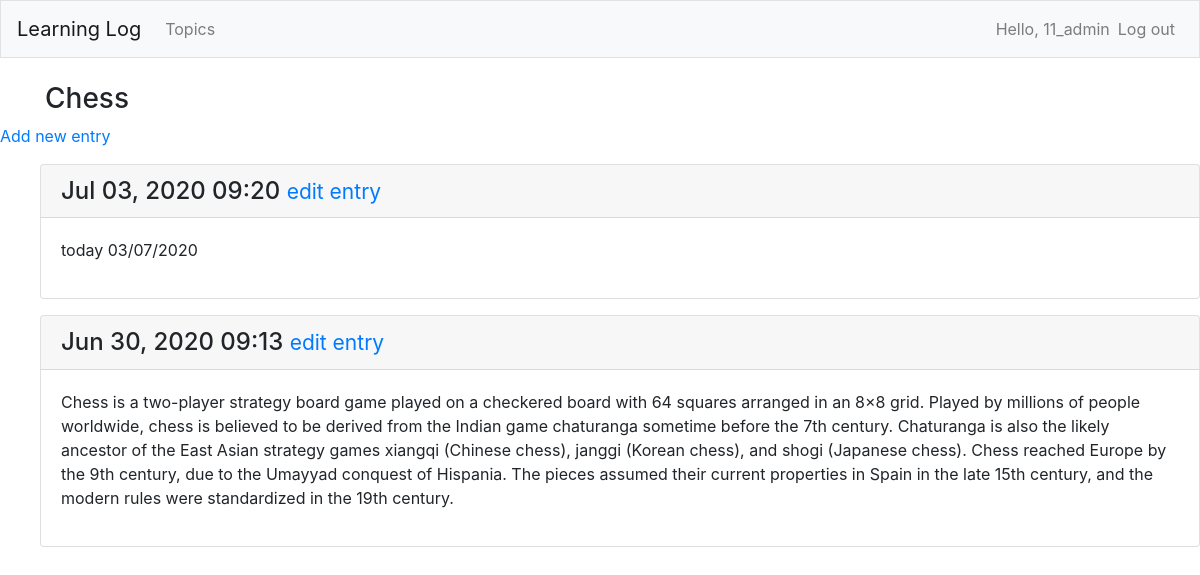
Before: /topics/1/ (signed in) with the older database file.
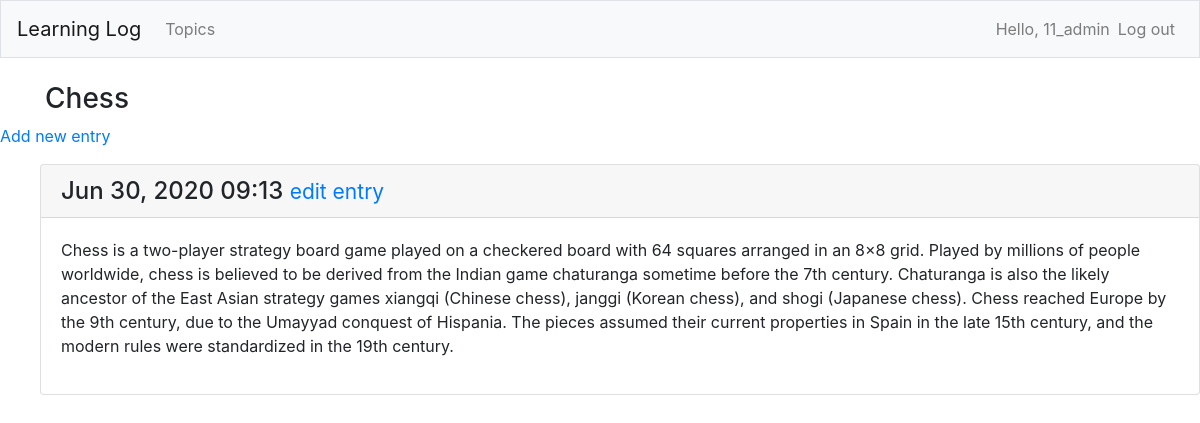
After: the same page with the newer database file.
### learning_logs/models.py (models this page shows, shortened)
class Topic(models.Model):
    text = models.CharField(max_length = 200)
    date_added = models.DateTimeField(auto_now_add=True)
    owner = models.ForeignKey(User, on_delete=models.CASCADE)
    def __str__(self):
        return self.text

class Entry(models.Model):
    topic = models.ForeignKey(Topic, on_delete=models.CASCADE)
    text = models.TextField()
    date_added = models.DateTimeField(auto_now_add=True)
    class Meta:
        verbose_name_plural = 'entries'

### learning_logs/views.py (the view)
# urls.py: path('topics/<int:topic_id>/', views.topic, name='topic'),
@login_required
def topic(request, topic_id):
    topic = Topic.objects.get(id=topic_id)
    if topic.owner != request.user:
        raise Http404
    entries = topic.entry_set.order_by('-date_added')
    context = {'topic':topic, 'entries':entries}
    return render(request, 'learning_logs/topic.html', context)

### learning_logs/templates/learning_logs/topic.html
{% extends 'learning_logs/base.html' %}
{% block page_header %}
  <h3>{{ topic }}</h3>
{% endblock page_header %}
{% block content %}
  <p>
    <a href="{% url 'learning_logs:new_entry' topic.id %}">Add new entry</a>
  </p>
  <ul>
  {% for entry in entries %}
    <div class="card mb-3">
      <h4 class="card-header">
        {{ entry.date_added|date:'M d, Y H:i' }}
        <small><a href="{% url 'learning_logs:edit_entry' entry.id %}">
            edit entry</a></small>
      </h4>
      <div class="card-body">
        {{ entry.text|linebreaks }}
      </div>
    </div>
  {% empty %}
    <p>There are no entries for this topic yet.</p>
  {% endfor %}
{% endblock content %}

### learning_logs/templates/learning_logs/base.html (shortened to what this page needs)
{% load bootstrap4 %}
<!DOCTYPE html>
<html lang="en">
<head>
    {% bootstrap_css %}
</head>
<body>
   <nav class="navbar navbar-expand-md navbar-light bg-light mb-4 border">
       <a class="navbar-brand" href="{% url 'learning_logs:index' %}">
           Learning Log
       </a>
        <div class="collapse navbar-collapse" id="navbarCollapse">
            <ul class="navbar-nav mr-auto">
                <li class="nav-item">
                    <a class="nav-link" href="{% url 'learning_logs:topics' %}">
                        Topics</a></li>
            </ul>
            <ul class="navbar-nav ml-auto">
                {% if user.is_authenticated %}
                    <li class="nav-item">
                        <span class="navbar-text">Hello, {{ user.username}}</span>
                    </li>
                    <li class="nav-item">
                        <a class="nav-link" href="{% url 'users:logout' %}">Log out</a>
                    </li>
                {% endif %}
            </ul>
        </div>
   </nav>
   <main>
       <div role="main" class="container">
           {% block page_header %}{% endblock page_header %}
       </div>
       <div>
           {% block content %}{% endblock content %}
       </div>
   </main>
</body>
</html>

Changed rows visible on the page:
removed Entry: date_added "Jul 03, 2020 09:20", text "today 03/07/2020"
